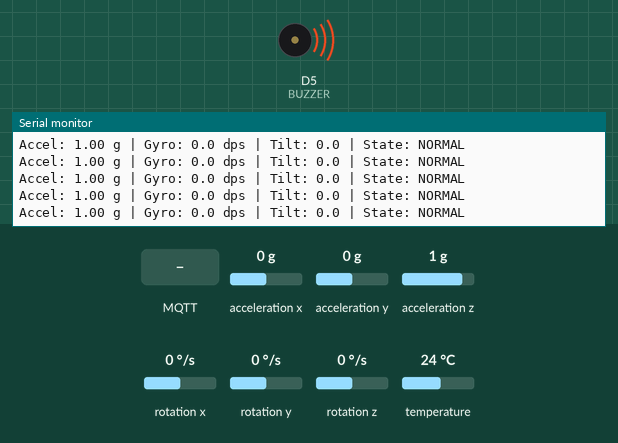
Bench run of a sketch on a simulated ESP8266 (NodeMCU). On the bench: buzzer (waves = sounding, pin HIGH), the last lines printed to the serial monitor. Inputs (shaded band) come from the test bench; at power-on: acceleration z 1 g, acceleration x 0 g, acceleration y 0 g, rotation x 0 °/s, rotation y 0 °/s, rotation z 0 °/s, temperature 24 °C. WiFi joins after 1.5 s; servers stay silent unless stated; a WiFi scan finds three made-up networks; no MQTT or app messages arrive unless stated.

Above: at 8.9 s.
9.0 s: acceleration z set to 0 g
At 9.5 s:
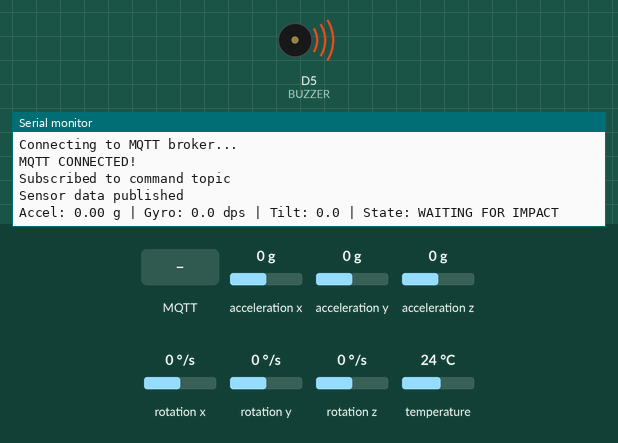
10.6 s: MQTT message "reset_alarm" arrives on the first subscribed topic
12.1 s: MQTT message "r" arrives on the first subscribed topic
13.6 s: MQTT message "R" arrives on the first subscribed topic
At 13.71 s:
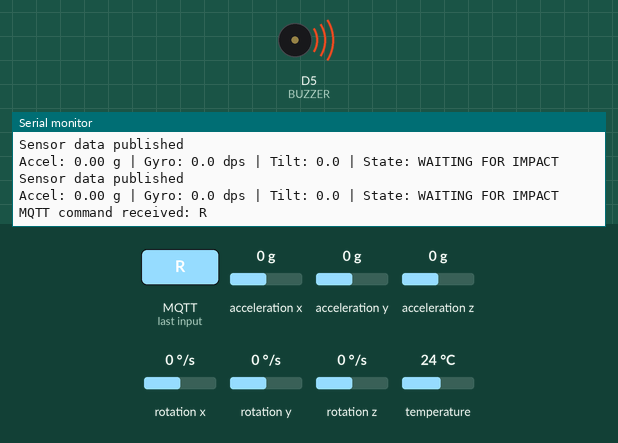

Measured:
- after the input at 9.0 s, the serial monitor: prints a new line after 0.09 s (image 1)
- after the input at 13.6 s, the serial monitor: prints a new line at once (image 2)

The sketch:

fallguard.ino
```cpp
#include <Wire.h>
#include <Adafruit_MPU6050.h>
#include <Adafruit_Sensor.h>
#include <math.h>
#include <ESP8266WiFi.h>
#include <PubSubClient.h>
#include "secrets.h"  // Create this file from secrets.example.h; never commit real credentials.

// ==========================================
// PRIVATE NETWORK CONFIGURATION
// ==========================================
// Copy secrets.example.h to secrets.h and enter your own values.
// secrets.h is excluded from Git by the repository .gitignore.

WiFiClient espClient;
PubSubClient mqttClient(espClient);

Adafruit_MPU6050 mpu;

// ==========================================
// PIN CONFIGURATION
// ==========================================

#define BUZZER D5

// Active-LOW buzzer: LOW = ON, HIGH = OFF

// ==========================================
// FALL DETECTION SETTINGS
// ==========================================

const float FREE_FALL_G = 0.60;
const float IMPACT_G = 2.40;

const float ROTATION_DPS = 180.0;
const float TILT_THRESHOLD = 45.0;

const float STILL_G_MIN = 0.85;
const float STILL_G_MAX = 1.15;
const float STILL_GYRO_DPS = 20.0;

// Timings (milliseconds)
const unsigned long FREE_FALL_DURATION = 80;
const unsigned long IMPACT_WINDOW = 1500;
const unsigned long FALL_CHECK_WINDOW = 5000;
const unsigned long INACTIVITY_TIME = 1800;
const unsigned long ALARM_DURATION = 3000;

// ==========================================
// NETWORK TIMERS
// ==========================================

const unsigned long SENSOR_PUBLISH_INTERVAL = 200;
const unsigned long WIFI_RETRY_INTERVAL = 5000;
const unsigned long MQTT_RETRY_INTERVAL = 5000;

unsigned long lastMqttPublish = 0;
unsigned long lastWiFiAttempt = 0;
unsigned long lastMqttAttempt = 0;

// ==========================================
// SYSTEM STATES
// ==========================================

enum State {
  NORMAL,
  WAITING_FOR_IMPACT,
  CHECKING_AFTER_IMPACT,
  ALARM
};

State state = NORMAL;

// ==========================================
// TIMERS
// ==========================================

unsigned long freeFallStart = 0;
unsigned long freeFallTime = 0;
unsigned long impactTime = 0;
unsigned long inactivityStart = 0;
unsigned long alarmStart = 0;
unsigned long lastPrintTime = 0;

// ==========================================
// CALIBRATION VARIABLES
// ==========================================

float baselineX = 0;
float baselineY = 0;
float baselineZ = 0;

float gyroOffsetX = 0;
float gyroOffsetY = 0;
float gyroOffsetZ = 0;

bool fallEvidenceDetected = false;
bool alarmActive = false;

// ==========================================
// FORWARD DECLARATIONS
// ==========================================

void resetSystem();
void connectWiFi();
void connectMQTT();
void mqttCallback(char* topic, byte* payload,
                  unsigned int length);
void publishSensorData(
  float ax, float ay, float az,
  float accelG, float gyroDPS, float tilt,
  float gx, float gy, float gz
);
void publishFallEvent(
  float accelG, float gyroDPS, float tilt
);

// ==========================================
// WIFI SCAN DIAGNOSTICS
// ==========================================

void scanWiFiNetworks() {
  Serial.println();
  Serial.println("Scanning nearby Wi-Fi networks...");

  int networkCount = WiFi.scanNetworks();

  if (networkCount == 0) {
    Serial.println("No Wi-Fi networks found.");
  } else {
    Serial.print("Networks found: ");
    Serial.println(networkCount);

    bool targetFound = false;

    for (int i = 0; i < networkCount; i++) {
      Serial.print(i + 1);
      Serial.print(": ");
      Serial.print(WiFi.SSID(i));
      Serial.print(" | RSSI: ");
      Serial.print(WiFi.RSSI(i));
      Serial.println(" dBm");

      if (WiFi.SSID(i) == String(WIFI_SSID)) {
        targetFound = true;
        Serial.println(">>> TARGET HOTSPOT FOUND <<<");
      }
    }

    if (!targetFound) {
      Serial.println("WARNING: Target hotspot was NOT found.");
      Serial.println("Check hotspot name, 2.4 GHz band, and hotspot visibility.");
    }
  }

  WiFi.scanDelete();
  Serial.println("Wi-Fi scan complete.");
}

// ==========================================
// WIFI CONNECTION
// ==========================================

void connectWiFi() {

  if (WiFi.status() == WL_CONNECTED) {
    return;
  }

  unsigned long now = millis();

  if (now - lastWiFiAttempt < WIFI_RETRY_INTERVAL) {
    return;
  }

  lastWiFiAttempt = now;

  Serial.println();
  Serial.println("Connecting to Wi-Fi...");
  Serial.print("Target SSID: ");
  Serial.println(WIFI_SSID);
  Serial.print("Current Wi-Fi status code: ");
  Serial.println(WiFi.status());

  WiFi.disconnect();
  delay(100);
  WiFi.begin(WIFI_SSID, WIFI_PASSWORD);
}

// ==========================================
// MQTT CONNECTION
// ==========================================

void connectMQTT() {

  if (WiFi.status() != WL_CONNECTED) {
    return;
  }

  if (mqttClient.connected()) {
    return;
  }

  unsigned long now = millis();

  if (now - lastMqttAttempt < MQTT_RETRY_INTERVAL) {
    return;
  }

  lastMqttAttempt = now;

  Serial.println("Connecting to MQTT broker...");

  bool connected = mqttClient.connect(
    "FallGuard_Device01",
    MQTT_USER,
    MQTT_PASSWORD,
    STATUS_TOPIC,
    1,
    true,
    "{\"device_id\":\"device01\",\"online\":false}"
  );

  if (connected) {

    Serial.println("MQTT CONNECTED!");

    mqttClient.subscribe(COMMAND_TOPIC);

    mqttClient.publish(
      STATUS_TOPIC,
      "{\"device_id\":\"device01\",\"online\":true}",
      true
    );

    Serial.println("Subscribed to command topic");

  } else {

    Serial.print("MQTT connection failed. State: ");
    Serial.println(mqttClient.state());
    Serial.println("Check broker IP, port 1883, credentials, and laptop firewall.");
  }
}

// ==========================================
// MQTT COMMAND CALLBACK
// ==========================================

void mqttCallback(
  char* topic,
  byte* payload,
  unsigned int length
) {

  String receivedTopic = String(topic);
  String message;

  for (unsigned int i = 0; i < length; i++) {
    message += (char)payload[i];
  }

  Serial.print("MQTT command received: ");
  Serial.println(message);

  if (receivedTopic == COMMAND_TOPIC &&
      message.indexOf("reset_alarm") >= 0) {

    Serial.println("REMOTE RESET COMMAND");

    resetSystem();
  }
}

// ==========================================
// SENSOR DATA PUBLISHING
// ==========================================

void publishSensorData(
  float ax, float ay, float az,
  float accelG, float gyroDPS, float tilt,
  float gx, float gy, float gz
) {

  if (!mqttClient.connected()) {
    return;
  }

  char payload[384];

  snprintf(
    payload,
    sizeof(payload),

    "{\"device_id\":\"device01\","
    "\"accel_x\":%.3f,"
    "\"accel_y\":%.3f,"
    "\"accel_z\":%.3f,"
    "\"acceleration_magnitude\":%.3f,"
    "\"gyro_x\":%.2f,"
    "\"gyro_y\":%.2f,"
    "\"gyro_z\":%.2f,"
    "\"gyro_magnitude_dps\":%.2f,"
    "\"tilt\":%.2f,"
    "\"fall_detected\":%s,"
    "\"buzzer\":%s}",

    ax / 9.80665,
    ay / 9.80665,
    az / 9.80665,

    accelG,

    gx * 180.0 / PI,
    gy * 180.0 / PI,
    gz * 180.0 / PI,

    gyroDPS,
    tilt,

    state == ALARM ? "true" : "false",
    alarmActive ? "true" : "false"
  );

  bool published = mqttClient.publish(
    SENSOR_TOPIC,
    payload
  );

  if (published) {
    Serial.println("Sensor data published");
  } else {
    Serial.println("Sensor publish failed");
  }
}

// ==========================================
// FALL EVENT PUBLISHING
// ==========================================

void publishFallEvent(
  float accelG,
  float gyroDPS,
  float tilt
) {

  if (!mqttClient.connected()) {
    Serial.println("Fall event not published: MQTT offline");
    return;
  }

  char payload[256];

  snprintf(
    payload,
    sizeof(payload),

    "{\"device_id\":\"device01\","
    "\"event_type\":\"fall_detected\","
    "\"acceleration_magnitude\":%.3f,"
    "\"gyro_magnitude_dps\":%.2f,"
    "\"tilt\":%.2f}",

    accelG,
    gyroDPS,
    tilt
  );

  bool published = mqttClient.publish(
    EVENT_TOPIC,
    payload
  );

  if (published) {
    Serial.println("FALL EVENT PUBLISHED!");
  } else {
    Serial.println("Fall event publish failed");
  }
}

// ==========================================
// BUZZER CONTROL
// ==========================================

void buzzerOn() {

  digitalWrite(BUZZER, LOW);

  alarmStart = millis();
  alarmActive = true;
}

void buzzerOff() {

  digitalWrite(BUZZER, HIGH);

  alarmActive = false;
}

void updateBuzzer() {

  if (alarmActive &&
      millis() - alarmStart >= ALARM_DURATION) {

    buzzerOff();

    Serial.println("BUZZER STOPPED AFTER 3 SECONDS");
  }
}

// ==========================================
// SYSTEM RESET
// ==========================================

void resetSystem() {

  buzzerOff();

  state = NORMAL;

  freeFallStart = 0;
  freeFallTime = 0;
  impactTime = 0;
  inactivityStart = 0;

  fallEvidenceDetected = false;

  Serial.println("SYSTEM RESET");
}

// ==========================================
// ORIENTATION CALCULATION
// ==========================================

float angleBetween(
  float ax, float ay, float az,
  float bx, float by, float bz
) {

  float dot = ax * bx + ay * by + az * bz;

  float magA = sqrt(ax * ax + ay * ay + az * az);
  float magB = sqrt(bx * bx + by * by + bz * bz);

  if (magA == 0 || magB == 0) {
    return 0;
  }

  float cosine = dot / (magA * magB);

  cosine = constrain(cosine, -1.0, 1.0);

  return acos(cosine) * 180.0 / PI;
}

// ==========================================
// SENSOR CALIBRATION
// ==========================================

void calibrateSensor() {

  Serial.println("Keep sensor completely STILL...");

  delay(2000);

  sensors_event_t a, g, temp;

  float axSum = 0, aySum = 0, azSum = 0;
  float gxSum = 0, gySum = 0, gzSum = 0;

  const int samples = 500;

  for (int i = 0; i < samples; i++) {

    mpu.getEvent(&a, &g, &temp);

    axSum += a.acceleration.x;
    aySum += a.acceleration.y;
    azSum += a.acceleration.z;

    gxSum += g.gyro.x;
    gySum += g.gyro.y;
    gzSum += g.gyro.z;

    delay(5);
  }

  baselineX = axSum / samples;
  baselineY = aySum / samples;
  baselineZ = azSum / samples;

  gyroOffsetX = gxSum / samples;
  gyroOffsetY = gySum / samples;
  gyroOffsetZ = gzSum / samples;

  Serial.println("CALIBRATION COMPLETE");

  Serial.print("GX offset: ");
  Serial.println(gyroOffsetX * 180.0 / PI, 2);

  Serial.print("GY offset: ");
  Serial.println(gyroOffsetY * 180.0 / PI, 2);

  Serial.print("GZ offset: ");
  Serial.println(gyroOffsetZ * 180.0 / PI, 2);
}

// ==========================================
// SETUP
// ==========================================

void setup() {

  Serial.begin(115200);

  Wire.begin(D2, D1);

  pinMode(BUZZER, OUTPUT);

  buzzerOff();

  Serial.println();
  Serial.println("==============================");
  Serial.println("FALLGUARD SYSTEM");
  Serial.println("==============================");

  // Initialize MPU6050

  if (!mpu.begin()) {

    Serial.println("ERROR: MPU6050 NOT DETECTED");

    while (true) {
      buzzerOff();
      delay(1000);
    }
  }

  mpu.setAccelerometerRange(MPU6050_RANGE_8_G);
  mpu.setGyroRange(MPU6050_RANGE_500_DEG);
  mpu.setFilterBandwidth(MPU6050_BAND_21_HZ);

  calibrateSensor();

  // Initialize Wi-Fi

  WiFi.mode(WIFI_STA);
  WiFi.setAutoReconnect(true);

  scanWiFiNetworks();
  connectWiFi();

  // Initialize MQTT

  mqttClient.setServer(MQTT_SERVER, MQTT_PORT);
  mqttClient.setCallback(mqttCallback);
  mqttClient.setKeepAlive(30);
  mqttClient.setSocketTimeout(2);
  mqttClient.setBufferSize(512);

  Serial.println("FALL DETECTION ACTIVE");
  Serial.println("BUZZER STATUS: OFF");
  Serial.println("MQTT CONNECTION PENDING");
  Serial.println("Send 'r' to reset alarm");
}

// ==========================================
// MAIN LOOP
// ==========================================

void loop() {

  unsigned long now = millis();

  // ========================================
  // NETWORK MANAGEMENT
  // ========================================

  connectWiFi();

  static bool wifiConnectedMessageShown = false;

  if (WiFi.status() == WL_CONNECTED && !wifiConnectedMessageShown) {
    wifiConnectedMessageShown = true;
    Serial.println();
    Serial.println("================================");
    Serial.println("WIFI CONNECTED!");
    Serial.print("ESP8266 IP address: ");
    Serial.println(WiFi.localIP());
    Serial.print("MQTT broker address: ");
    Serial.println(MQTT_SERVER);
    Serial.println("================================");
  }

  if (WiFi.status() != WL_CONNECTED) {
    wifiConnectedMessageShown = false;
  }

  if (WiFi.status() == WL_CONNECTED) {

    connectMQTT();

    if (mqttClient.connected()) {
      mqttClient.loop();
    }
  }

  // ========================================
  // MANUAL SERIAL RESET
  // ========================================

  if (Serial.available()) {

    char command = Serial.read();

    if (command == 'r' || command == 'R') {
      resetSystem();
    }
  }

  // ========================================
  // BUZZER TIMER
  // ========================================

  updateBuzzer();

  // ========================================
  // READ MPU6050
  // ========================================

  sensors_event_t a, g, temp;

  mpu.getEvent(&a, &g, &temp);

  // Accelerometer readings

  float ax = a.acceleration.x;
  float ay = a.acceleration.y;
  float az = a.acceleration.z;

  float accelG = sqrt(
    ax * ax + ay * ay + az * az
  ) / 9.80665;

  // Corrected gyroscope readings

  float gx = g.gyro.x - gyroOffsetX;
  float gy = g.gyro.y - gyroOffsetY;
  float gz = g.gyro.z - gyroOffsetZ;

  float gyroDPS = sqrt(
    gx * gx + gy * gy + gz * gz
  ) * 180.0 / PI;

  // Tilt calculation

  float tilt = angleBetween(
    baselineX, baselineY, baselineZ,
    ax, ay, az
  );

  // ========================================
  // SERIAL MONITOR OUTPUT
  // ========================================

  if (now - lastPrintTime >= 200) {

    lastPrintTime = now;

    Serial.print("Accel: ");
    Serial.print(accelG, 2);

    Serial.print(" g | Gyro: ");
    Serial.print(gyroDPS, 1);

    Serial.print(" dps | Tilt: ");
    Serial.print(tilt, 1);

    Serial.print(" | State: ");

    switch (state) {

      case NORMAL:
        Serial.println("NORMAL");
        break;

      case WAITING_FOR_IMPACT:
        Serial.println("WAITING FOR IMPACT");
        break;

      case CHECKING_AFTER_IMPACT:
        Serial.println("CHECKING AFTER IMPACT");
        break;

      case ALARM:
        Serial.println("ALARM");
        break;
    }
  }

  // ========================================
  // FALL DETECTION STATE MACHINE
  // ========================================

  switch (state) {

    // STATE 1: NORMAL

    case NORMAL:

      if (accelG < FREE_FALL_G) {

        if (freeFallStart == 0) {
          freeFallStart = now;
        }

        if (now - freeFallStart >= FREE_FALL_DURATION) {

          freeFallTime = now;

          state = WAITING_FOR_IMPACT;

          Serial.println("FREE FALL DETECTED");
        }

      } else {

        freeFallStart = 0;
      }

      break;

    // STATE 2: WAITING FOR IMPACT

    case WAITING_FOR_IMPACT:

      if (accelG >= IMPACT_G &&
          now - freeFallTime <= IMPACT_WINDOW) {

        impactTime = now;
        inactivityStart = 0;

        fallEvidenceDetected = false;

        state = CHECKING_AFTER_IMPACT;

        Serial.println("IMPACT DETECTED");

      }

      else if (now - freeFallTime > IMPACT_WINDOW) {

        state = NORMAL;

        freeFallStart = 0;

        Serial.println("FALL SEQUENCE CANCELLED");
      }

      break;

    // STATE 3: CHECK AFTER IMPACT

    case CHECKING_AFTER_IMPACT: {

      if (tilt >= TILT_THRESHOLD ||
          gyroDPS >= ROTATION_DPS) {

        fallEvidenceDetected = true;
      }

      bool still =
        gyroDPS < STILL_GYRO_DPS &&
        accelG > STILL_G_MIN &&
        accelG < STILL_G_MAX;

      if (still) {

        if (inactivityStart == 0) {
          inactivityStart = now;
        }

      } else {

        inactivityStart = 0;
      }

      bool inactiveLongEnough =
        inactivityStart != 0 &&
        now - inactivityStart >= INACTIVITY_TIME;

      if (now - impactTime <= FALL_CHECK_WINDOW &&
          fallEvidenceDetected &&
          inactiveLongEnough) {

        state = ALARM;

        buzzerOn();

        Serial.println();
        Serial.println("==============================");
        Serial.println("POSSIBLE FALL DETECTED!");
        Serial.println("BUZZER ACTIVATED FOR 3 SECONDS");
        Serial.println("==============================");

        // Publish exactly one fall event on transition

        publishFallEvent(accelG, gyroDPS, tilt);

      }

      else if (now - impactTime > FALL_CHECK_WINDOW) {

        state = NORMAL;

        freeFallStart = 0;
        inactivityStart = 0;

        fallEvidenceDetected = false;

        Serial.println("FALL NOT CONFIRMED");
      }

      break;
    }

    // STATE 4: ALARM

    case ALARM:

      // Buzzer is stopped by updateBuzzer()

      if (!alarmActive) {

        Serial.println("ALARM COMPLETED");

        resetSystem();
      }

      break;
  }

  // ========================================
  // PERIODIC SENSOR PUBLISHING
  // ========================================

  now = millis();

  if (mqttClient.connected() &&
      now - lastMqttPublish >= SENSOR_PUBLISH_INTERVAL) {

    lastMqttPublish = now;

    publishSensorData(
      ax, ay, az,
      accelG, gyroDPS, tilt,
      gx, gy, gz
    );
  }

  // ========================================
  // LOOP DELAY
  // ========================================

  delay(10);
}
```

Source omitted: secrets.example.h (729 bytes)
